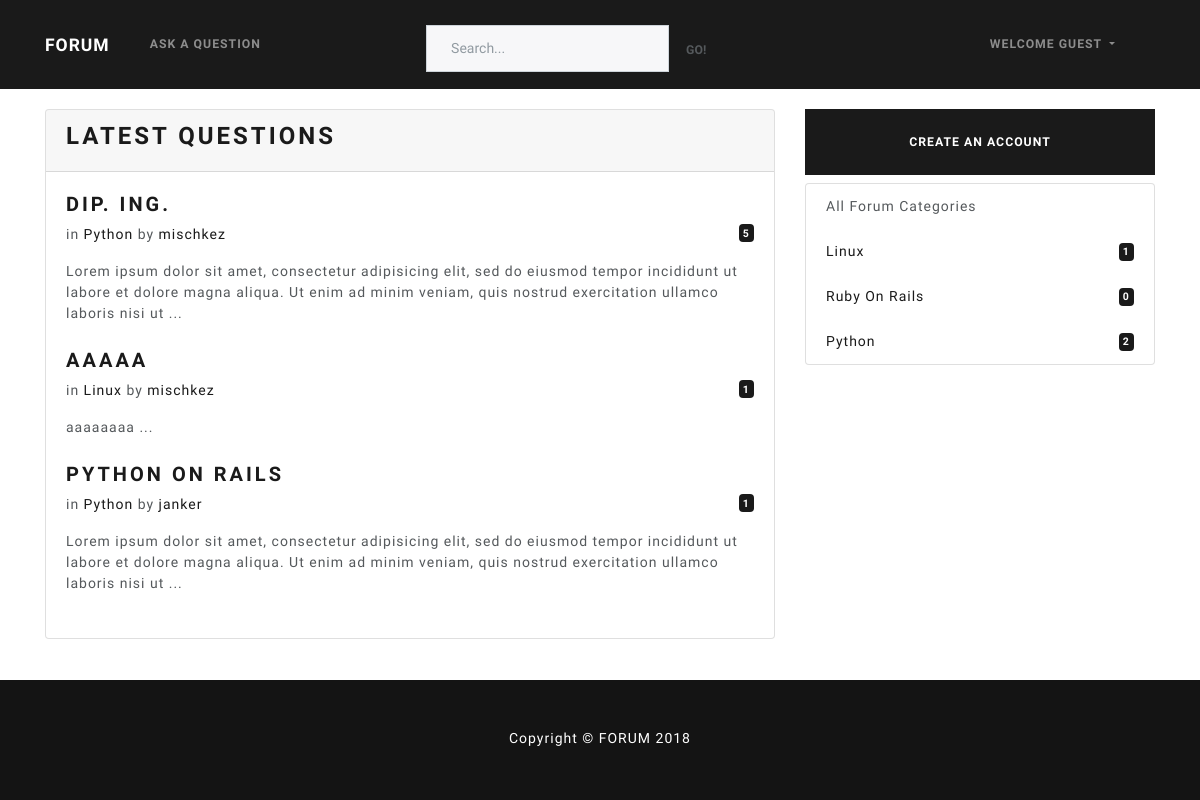
The page / on the database its author committed.
### forum/models.py (models this page shows, shortened)
class Question(models.Model):
    category = models.ForeignKey(Category, on_delete=models.CASCADE, related_name='questions')
    owner = models.ForeignKey(User, on_delete=models.CASCADE, related_name='questions')
    title = models.CharField(max_length=150)
    slug = models.SlugField(max_length=150, unique=True, editable=False)
    content = models.TextField(blank=False)
    created_at = models.DateTimeField(auto_now_add=True)
    updated_at = models.DateTimeField(auto_now=True)
    def get_absolute_url(self):
        return reverse('question', kwargs={'slug': self.slug})
    class Meta:
        get_latest_by = "-pk"

class Category(models.Model):
    title = models.CharField(max_length=150)
    slug = models.SlugField(max_length=150, unique=True, editable=False)
    description = models.CharField(max_length=300)
    created_at = models.DateTimeField(auto_now_add=True)
    updated_at = models.DateTimeField(auto_now=True)
    def __str__(self):
        return self.title
    def get_absolute_url(self):
        return reverse('category', kwargs={'slug': self.slug})
    class Meta:
        verbose_name_plural = "Categories"

### forum/views.py (the view)
# urls.py: path('', forum_views.IndexView.as_view(), name='index'),
class IndexView(generic.ListView):
    template_name = 'forum/index.html'
    context_object_name = 'latest_question_list'
    def get_queryset(self):
        if 'search' in self.request.GET:
            search = self.request.GET['search']
            return Question.objects.filter(
                        Q(title__icontains=search) |
                        Q(content__icontains=search)
                    )
        else:
            return reversed(get_list_or_404(Question))

### forum/templatetags/forum_extras.py (called while the page is built)
@register.inclusion_tag('forum/_categories.html')
def show_categories():
    categories = Category.objects.all()
    return { 'categories': categories}

### templates/forum/index.html (shortened to what this page needs)
{% extends 'base.html' %}
{% load forum_extras %}
{% block content %}
  <div class="row">
    <div class="col-md-8">
      <div class="card mb-3">
        <div class="card-header">
          <h3>Latest Questions</h3>
        </div>
        <div class="card-body">
          {% for question in latest_question_list %}
            {% include 'forum/_question.html' %}
          {% empty %}
            <h4>No questions are submitted. You can add it by clicking <a href="{% url 'new_question' %}">here</a>!</h4>
          {% endfor %}
        </div>
      </div>
    </div>
    <div class="col-md-4">
      {% if not request.user.is_authenticated %}
        <a href="{% url 'register' %}" class="btn btn-primary btn-block mb-2 btn-padding">
          Create an Account
        </a>
      {% endif %}
      {% show_categories %}
    </div>
  </div>
{% endblock %}

### templates/forum/_question.html
<article class="mb-4">
  <h4>
    <a href="{{ question.get_absolute_url }}">
      {{ question.title }}
    </a>
  </h4>
  <span class="badge badge-primary float-right">
    {{ question.replies.count }}
  </span>
  <p>
    in
    <a href="{{ question.category.get_absolute_url }}">
      {{ question.category }}
    </a>
    by
    <a href="{% url 'profile' question.owner %}">
      {{ question.owner }}
    </a>
  </p>
  <div class="">
    {{ question.content|slice:':200' }} ...
  </div>
</article>

### templates/forum/_categories.html
<ul class="list-group">
  <li class="list-group-item d-flex justify-content-between align-items-center">
    All Forum Categories
  </li>
  {% for category in categories %}
    <li class="list-group-item d-flex justify-content-between align-items-center">
      <a href="{{ category.get_absolute_url }}">
        {{ category.title }}
      </a>
      <span class="badge badge-primary">
        {{ category.questions.count }}
      </span>
    </li>
  {% endfor %}
</ul>

### assets/css/custom.css (style rules this page uses)
html { height: 100%; box-sizing: border-box; }
body { position: relative; margin: 0; padding-bottom: 6rem; min-height: 100%; }
.btn-padding { padding: 20px; }

### rows shown on the page
Question: title "DIP. ING.", replies.count "5", category "Python", owner "mischkez", content "Lorem ipsum dolor sit amet, consectetur adipisicing elit, sed do eiusmod tempor incididunt ut labore et dolore magna aliqua. Ut enim ad minim veniam, quis nostrud exercitation ullamco laboris nisi ut"
Question: title "AAAAA", replies.count "1", category "Linux", owner "mischkez", content "aaaaaaaa"
Question: title "PYTHON ON RAILS", replies.count "1", category "Python", owner "janker", content "Lorem ipsum dolor sit amet, consectetur adipisicing elit, sed do eiusmod tempor incididunt ut labore et dolore magna aliqua. Ut enim ad minim veniam, quis nostrud exercitation ullamco laboris nisi ut"
Category: title "Linux", questions.count "1"
Category: title "Ruby On Rails", questions.count "0"
Category: title "Python", questions.count "2"
